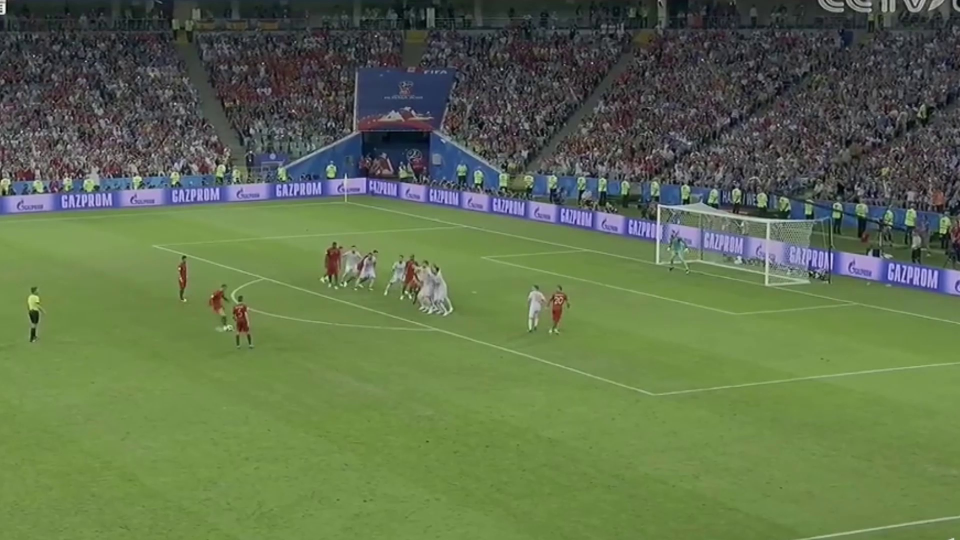
#> input picture src/img/frames/000001.jpg, 1920 x 1080 px (shown at 1/2 size)
$ python annotate_keypoints.py
#> lines starting #> are read from the running program, lines starting #| are printed output that depends on the picture
#!/usr/bin/env python3
"""
场地标定模块 - 手动标注关键点
用于建立像素坐标到场地物理坐标的映射
"""

import cv2
import numpy as np
import json
import argparse
from pathlib import Path
from datetime import datetime


class KeypointAnnotator:
    """场地关键点标注工具"""

    # 预定义的场地关键点及其物理坐标 (x, y, z) 单位：米
    # 坐标系：原点在场地中心，X轴平行于球门线向右为正，Y轴指向球门为正，Z轴竖直向上
    FIELD_POINTS = {
        'goal_left_bottom': (-3.66, 52.5, 0),      # 球门左底部点（X负方向）
        'goal_right_bottom': (3.66, 52.5, 0),      # 球门右底部点（X正方向）
        'goal_left_top': (-3.66, 52.5, 2.44),      # 球门左顶部点
        'goal_right_top': (3.66, 52.5, 2.44),      # 球门右顶部点
        'field_corner_left': (-34, 52.5, 0),       # 场地左顶点（X负方向）
        'penalty_spot': (0, 41.5, 0),              # 罚球点（X=0）
        'penalty_area_left': (-20.16, 36, 0),      # 大禁区左下点（X负方向）
        'penalty_area_right': (20.16, 36, 0),      # 大禁区右下点（X正方向）
    }

    def __init__(self, image_path, output_path):
        self.image_path = Path(image_path)
        self.output_path = Path(output_path)

        # 读取图像
        self.image = cv2.imread(str(self.image_path))
        if self.image is None:
            raise ValueError(f"无法读取图像: {self.image_path}")

        self.image_size = (self.image.shape[1], self.image.shape[0])

        # 标注数据
        self.annotations = []  # [(name, pixel_uv, field_xyz), ...]
        self.current_point_idx = 0
        self.point_names = list(self.FIELD_POINTS.keys())

        # 显示状态
        self.scale = 1.0
        self.window_name = "Field Calibration - Click on keypoints"

    # [22 lines left out: function _mouse_callback, not called in this run]

    def _draw_frame(self):
        """绘制当前标注状态"""
        img = self.image.copy()
        h, w = img.shape[:2]

        # 缩放显示
        max_display = 1400
        if w > max_display:
            self.scale = max_display / w
            img = cv2.resize(img, (int(w * self.scale), int(h * self.scale)))
        else:
            self.scale = 1.0

        # 绘制已标注的点
        for ann in self.annotations:
            px, py = ann['pixel']
            px_scaled = int(px * self.scale)
            py_scaled = int(py * self.scale)

            # 绘制点
            cv2.circle(img, (px_scaled, py_scaled), 8, (0, 255, 0), -1)
            cv2.circle(img, (px_scaled, py_scaled), 10, (255, 255, 255), 2)

            # 绘制标签
            label = f"{ann['name']}"
            cv2.putText(img, label, (px_scaled + 15, py_scaled - 5),
                       cv2.FONT_HERSHEY_SIMPLEX, 0.5, (0, 255, 255), 1)

        # 显示当前需要标注的点
        if self.current_point_idx < len(self.point_names):
            current_name = self.point_names[self.current_point_idx]
            current_coord = self.FIELD_POINTS[current_name]
            info = f"Please click: {current_name} -> {current_coord}"
            cv2.putText(img, info, (10, 30), cv2.FONT_HERSHEY_SIMPLEX,
                       0.8, (0, 255, 255), 2)
        else:
            cv2.putText(img, "All points annotated! Press S to save", (10, 30),
                       cv2.FONT_HERSHEY_SIMPLEX, 0.8, (0, 255, 0), 2)

        # 显示进度
        progress = f"Progress: {len(self.annotations)}/{len(self.point_names)}"
        cv2.putText(img, progress, (10, 60), cv2.FONT_HERSHEY_SIMPLEX,
                   0.6, (255, 255, 255), 1)

        # 操作提示
        help_text = "[Click]=Mark | [Z]=Undo | [S]=Save | [Q]=Quit"
        cv2.putText(img, help_text, (10, img.shape[0] - 10),
                   cv2.FONT_HERSHEY_SIMPLEX, 0.5, (200, 200, 200), 1)

        return img

    # [30 lines left out: function save, not called in this run]

    def run(self):
        """运行标注工具"""
        cv2.namedWindow(self.window_name)
        cv2.setMouseCallback(self.window_name, self._mouse_callback)

        print("\n" + "=" * 60)
        print("场地标定 - 关键点标注工具")
        print("=" * 60)
        print("请按顺序点击以下场地特征点：")
        for i, (name, coord) in enumerate(self.FIELD_POINTS.items(), 1):
            print(f"  {i}. {name}: {coord}")
        print("\n操作说明:")
        print("  鼠标左键 - 标注当前点")
        print("  Z        - 撤销上一个点")
        print("  S        - 保存并退出")
        print("  Q / ESC  - 不保存退出")
        print("=" * 60 + "\n")

        while True:
            img = self._draw_frame()
            cv2.imshow(self.window_name, img)

            key = cv2.waitKey(50) & 0xFF

            if key == ord('q') or key == 27:
                print("退出，不保存")
                break

            elif key == ord('s'):
                if len(self.annotations) >= 4:
                    self.save()
                else:
                    print("至少需要标注 4 个点才能保存！")
                    continue
                break

            elif key == ord('z'):
                if self.annotations:
                    removed = self.annotations.pop()
                    self.current_point_idx -= 1
                    print(f"撤销: {removed['name']}")

        cv2.destroyAllWindows()


def main():
    parser = argparse.ArgumentParser(description='场地关键点标注')
    parser.add_argument('--image', type=str,
                        default='../../../src/img/frames/000001.jpg',
                        help='参考帧图像路径')
    parser.add_argument('--output', type=str,
                        default='../../../output/calibration/keypoints.json',
                        help='输出标注文件')

    args = parser.parse_args()

    script_dir = Path(__file__).parent
    image_path = (script_dir / args.image).resolve()
    output_path = (script_dir / args.output).resolve()

    print(f"图像: {image_path}")
    print(f"输出: {output_path}")

    annotator = KeypointAnnotator(image_path, output_path)
#> in __init__, self.image is the input picture: shape (1080, 1920, 3); mean B, G, R 76.9, 111.4, 95
    annotator.run()
#> in _draw_frame, `cv2.putText(img, progress, (10, 60), cv2.FONT_HERSHEY_SIMPLEX, 0.6, (2..`: img: shape (787, 1400, 3); mean B, G, R 76.6, 112.1, 95.7
#> in _draw_frame, `cv2.putText(img, help_text, (10, img.shape[0] - 10), cv2.FONT_HERSHEY_..`:
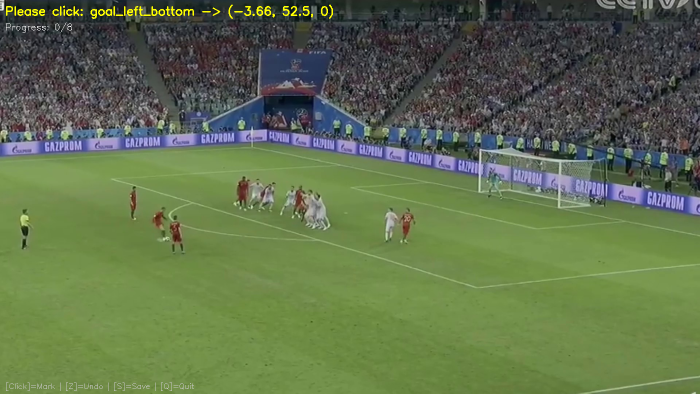
#> img: shape (787, 1400, 3) (shown at 1/2 size); mean B, G, R 76.7, 112.1, 95.8
#> (key q is pressed here)


if __name__ == '__main__':
    main()
